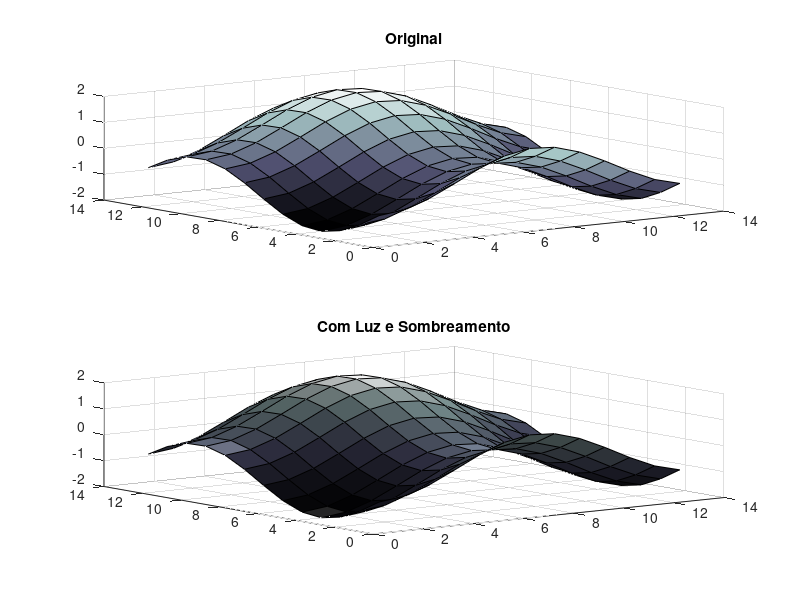

MATLAB code to generate this figure: (Note: this script raises an error after producing the figure.)
function cap5_render_exemplo ( )
% Superficie
x=-pi:0.5:pi;
y=-pi:0.5:pi;
[MX,MY]=meshgrid(x,y);
MZ=cos(MX)+sin(MY);
subplot(2,1,1)
surf(MZ)
title('Original')
% Mapa de cor
subplot(2,1,2)
surf(MZ)
title('Com Luz e Sombreamento')
colormap bone
% Luz phong
light 
lighting phong
% Sombra interp
shading interp
